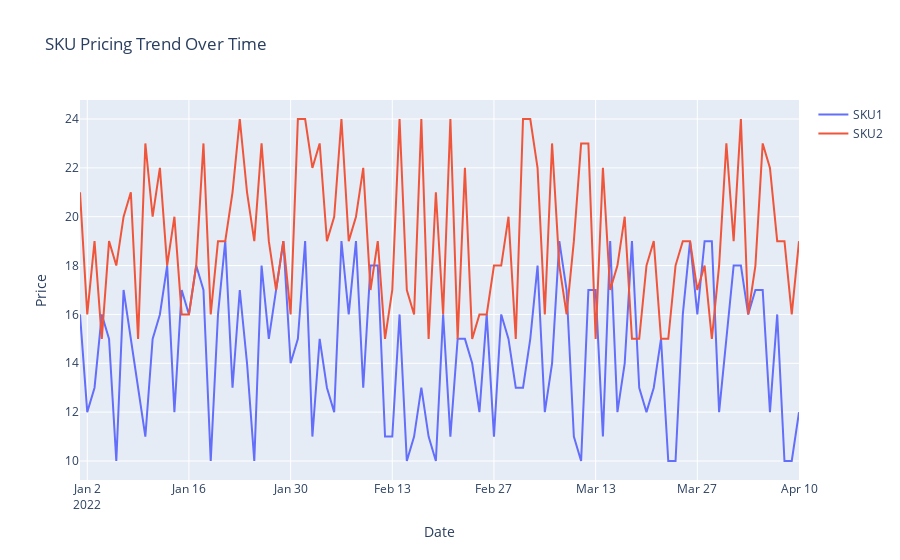

This figure's notebook cell:
### Code cell
import plotly.graph_objects as go
import pandas as pd
import numpy as np

# Create fake data
date = pd.date_range(start='01-01-2022', periods=100)
price_sku1 = np.random.randint(low=10, high=20, size=100)
price_sku2 = np.random.randint(low=15, high=25, size=100)

fig = go.Figure()
fig.add_trace(go.Scatter(x=date, y=price_sku1, mode='lines', name='SKU1'))
fig.add_trace(go.Scatter(x=date, y=price_sku2, mode='lines', name='SKU2'))
fig.update_layout(title='SKU Pricing Trend Over Time', xaxis_title='Date', yaxis_title='Price')
fig.show()
